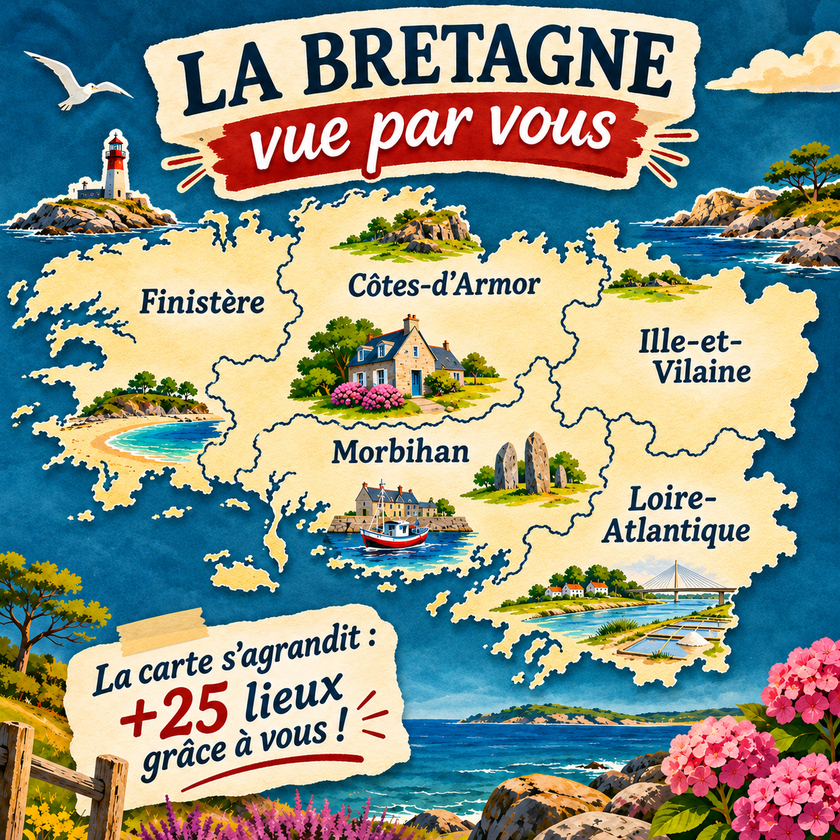
#> input picture bretagne/carte_vue_par_vous/fond_affiche.png, 840 x 840 px, shrunk from 1254 x 1254 before the run
$ python -i publish.py   (imports and definitions only)
#> lines starting #> are read from the running program, lines starting #| are printed output that depends on the picture
"""Publie sur la page Facebook les posts de la file d'attente (queue/) arrivés à échéance.

Chaque post est un fichier JSON dans queue/ :
{
  "publish_at": "2026-10-31T10:00:00+01:00",   # heure de publication (avec fuseau)
  "message": "Texte du post…",
  "image": "visuels/xxx.png",                   # optionnel : chemin dans le dépôt
  "link": "https://…"                            # optionnel : lien vers l'article source
}

Un post dont l'heure est à plus de 15 min est confié tout de suite au programmateur de
Facebook (il part dans scheduled/) : Facebook le publie à la minute près.
Après publication immédiate, le fichier part dans published/ avec l'identifiant du post Facebook.
Un post en retard de plus de MAX_RETARD_H heures n'est pas publié (il part dans skipped/),
pour ne jamais sortir un « jour de match » après le match.

Variables d'environnement : FB_PAGE_ID, FB_PAGE_TOKEN (secrets GitHub), DRY_RUN=1 pour tester.
Commentaire différé (ex. réponse d'un quiz) : un fichier de queue/ avec "comment_on" (nom du fichier
du post visé, ex. "2026-11-01T1000_quiz_x.json") et "message" est publié EN COMMENTAIRE sous ce
post à l'heure "publish_at" (Facebook ne programme pas les commentaires : le robot attend l'heure).

DOSSIER_PAGE (optionnel) : sous-dossier de la page (ex. « bretagne ») qui contient ses propres
queue/, published/, scheduled/, skipped/ et annuler/. Vide = dossiers à la racine (page Lens).
Les chemins d'image restent relatifs à la racine du dépôt.
"""
import datetime as dt
import json
import os
import pathlib
import sys
import urllib.error
import urllib.parse
import urllib.request
import uuid

API = "https://graph.facebook.com/v23.0"
ROOT = pathlib.Path(__file__).resolve().parent
BASE = ROOT / os.environ.get("DOSSIER_PAGE", "").strip()   # dossier propre à la page
QUEUE, PUBLISHED, SKIPPED = BASE / "queue", BASE / "published", BASE / "skipped"
SCHEDULED = BASE / "scheduled"   # posts confiés au programmateur de Facebook
ANNULER = BASE / "annuler"       # déposer ici un fichier du même nom pour annuler un post programmé
MAX_RETARD_H = 6
PROG_MIN = dt.timedelta(minutes=15)  # Facebook exige au moins 10 min d'avance
PROG_MAX = dt.timedelta(days=25)     # et au plus ~30 jours


# [36 lines left out: functions appel, telecharger, not called in this run]


def embellir(chemin):
    """Retouche douce d'une vraie photo (contraste, couleurs, netteté, légère chaleur).
    Si Pillow/numpy manquent ou en cas d'erreur, la photo d'origine est gardée."""
    try:
        import numpy as np
        from PIL import Image, ImageEnhance, ImageFilter
        im = Image.open(chemin).convert("RGB")
#> im is the input picture: PIL image 840x840 RGB; mean R, G, B 140.8, 148.4, 133.7
        a = np.asarray(im).astype(np.float32) / 255
        l = a.mean(2)
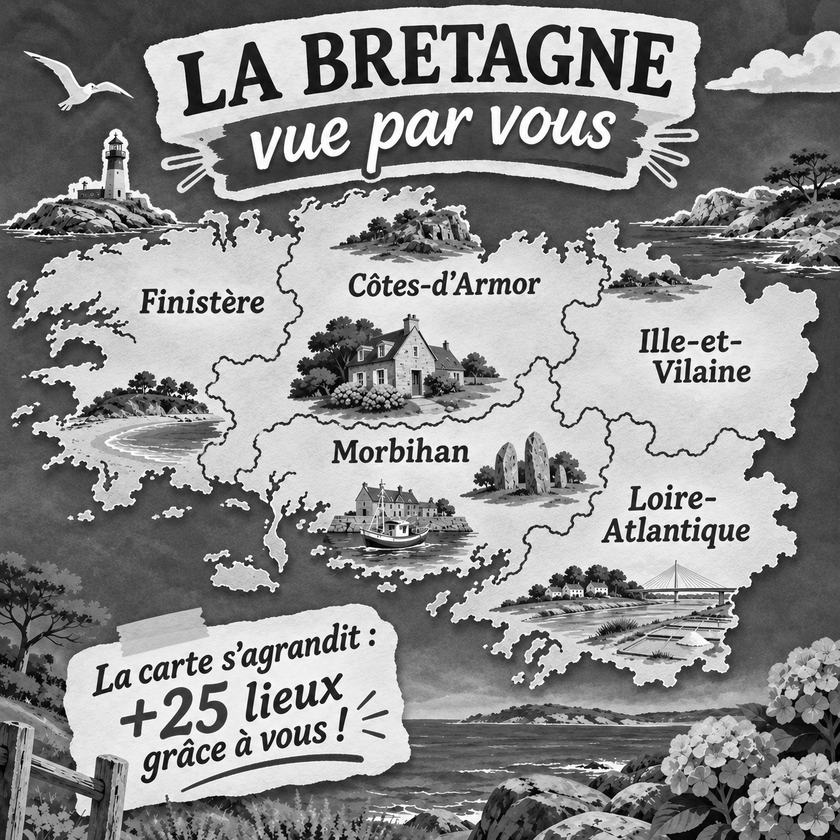
#> l: shape (840, 840) float32; min 0, max 1, mean 0.553
        lo, hi = np.percentile(l, 0.5), np.percentile(l, 99.7)
#> lo = 0.0444; hi = 0.997
        a = np.clip((a - lo) / max(hi - lo, 1e-3), 0, 1)   # niveaux
        a = 0.72 * a + 0.28 * (a * a * (3 - 2 * a))          # courbe en S douce
        a[..., 0] *= 1.02
        a[..., 2] *= 0.98                                    # légère chaleur
        im = Image.fromarray((np.clip(a, 0, 1) * 255).astype(np.uint8))
        im = ImageEnhance.Color(im).enhance(1.18)
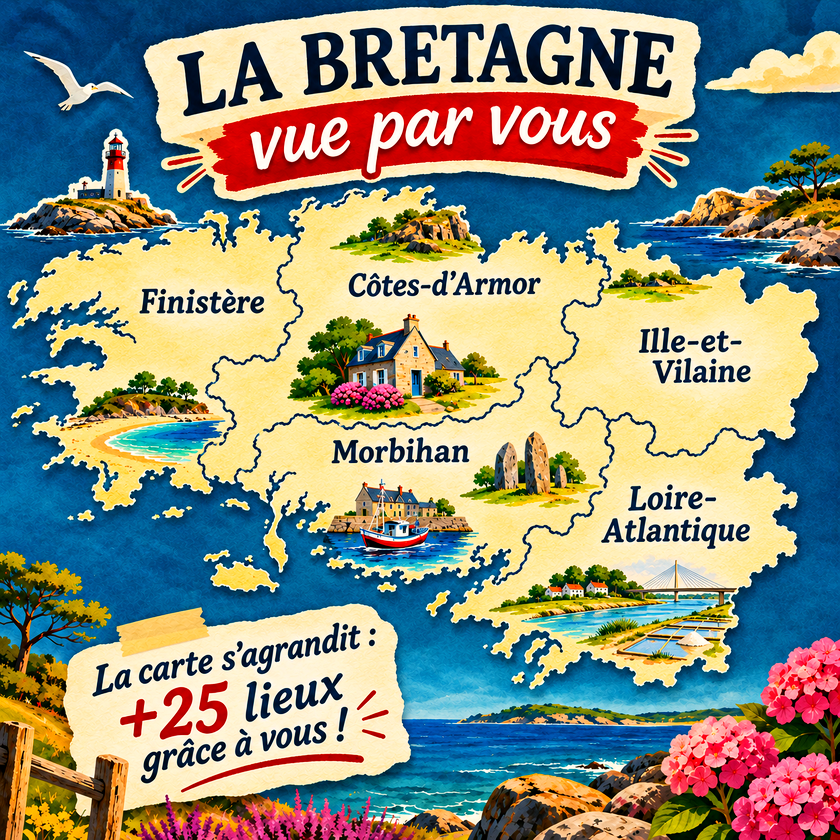
#> im: PIL image 840x840 RGB; mean R, G, B 140.7, 143.9, 126.2
        im = im.filter(ImageFilter.UnsharpMask(radius=1.6, percent=70, threshold=2))
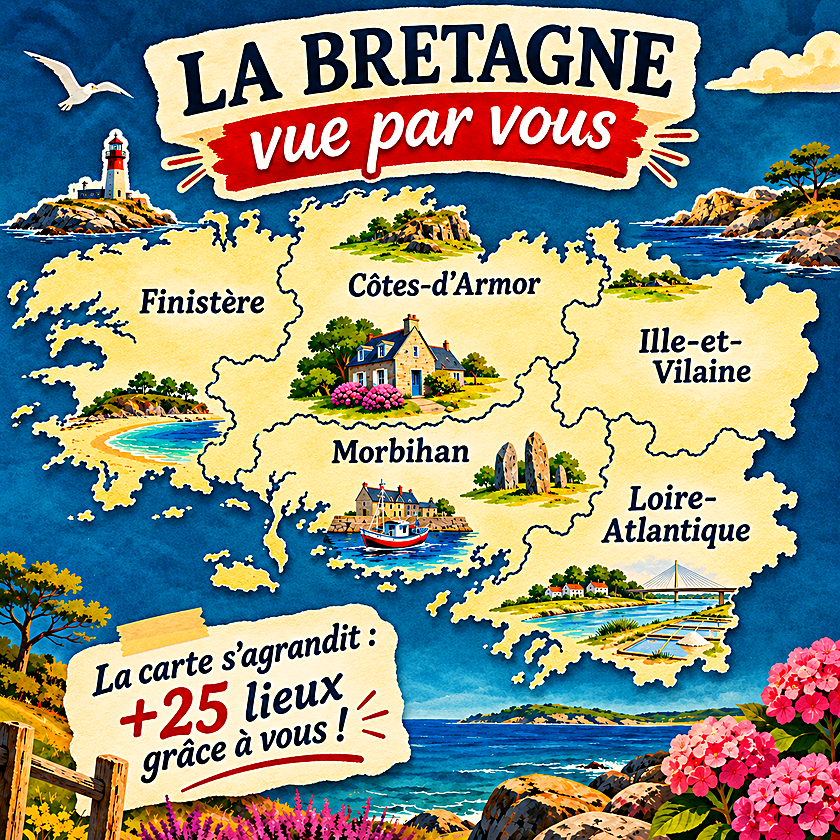
#> im: PIL image 840x840 RGB; mean R, G, B 140.5, 143.7, 127.1
        sortie = pathlib.Path(chemin).with_name("photo_retouchee.jpg")
        im.save(sortie, quality=92)
        print("Photo retouchée :", sortie.name)
        return sortie, True
    except Exception as e:
        print("Retouche ignorée :", e)
        return pathlib.Path(chemin), False


# [143 lines left out: functions publier, bravo, commenter, verifier, annuler, _cle and 1 more, not called in this run]


_DEJA = None


# [114 lines left out: functions deja_sur_facebook, main, not called in this run]


# [20 lines not run here, left out]

>>> result = embellir('bretagne/carte_vue_par_vous/fond_affiche.png')

$ run again, on bretagne/visuels/2026-11-01_quiz_plus-grande-ile.png
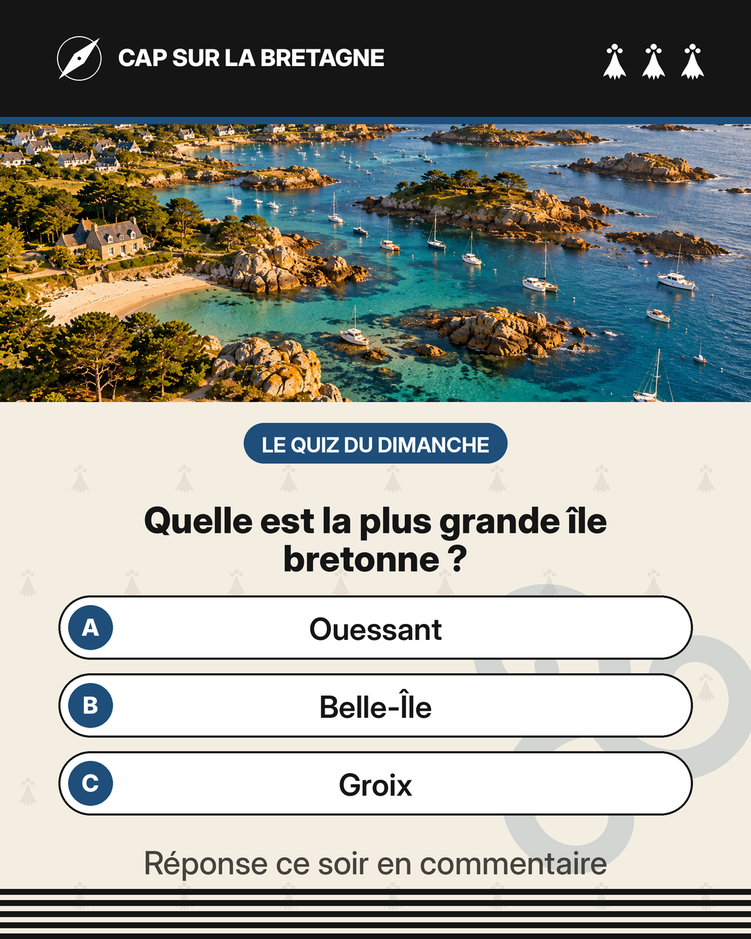
#> input picture bretagne/visuels/2026-11-01_quiz_plus-grande-ile.png, 751 x 939 px, shrunk from 1080 x 1350 before the run
#> in embellir, im is the input picture: PIL image 751x939 RGB; mean R, G, B 154.1, 156.3, 149
#> in embellir, `l = a.mean(2)`:
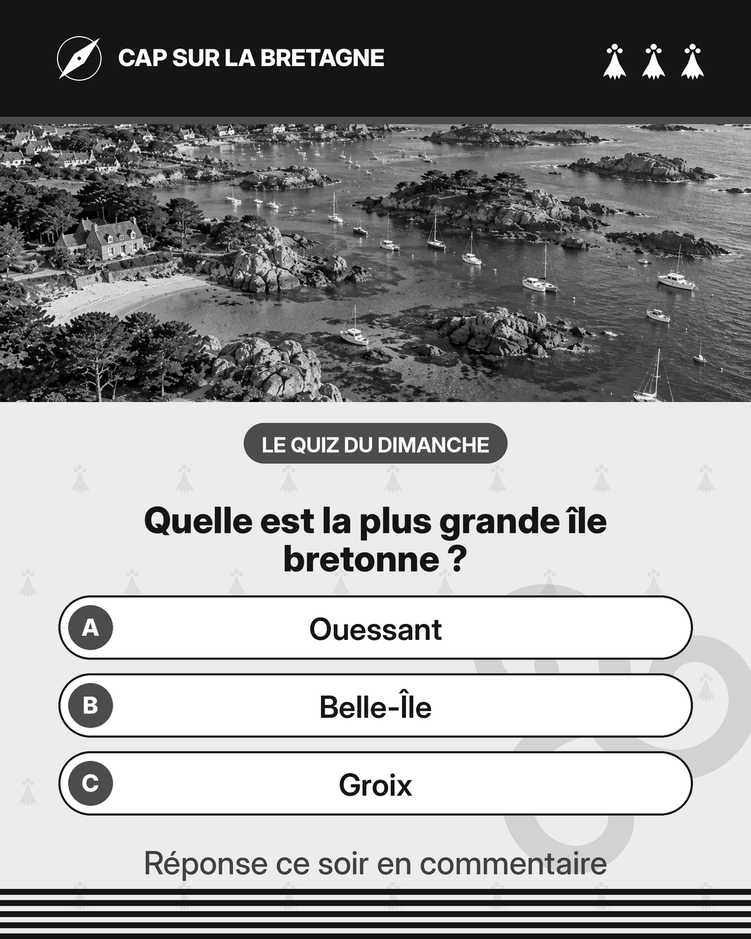
#> l: shape (939, 751) float32; min 0, max 1, mean 0.601
#> lo = 0; hi = 1
#> in embellir, `im = im.filter(ImageFilter.UnsharpMask(radius=1.6, percent=70, thresho..`:
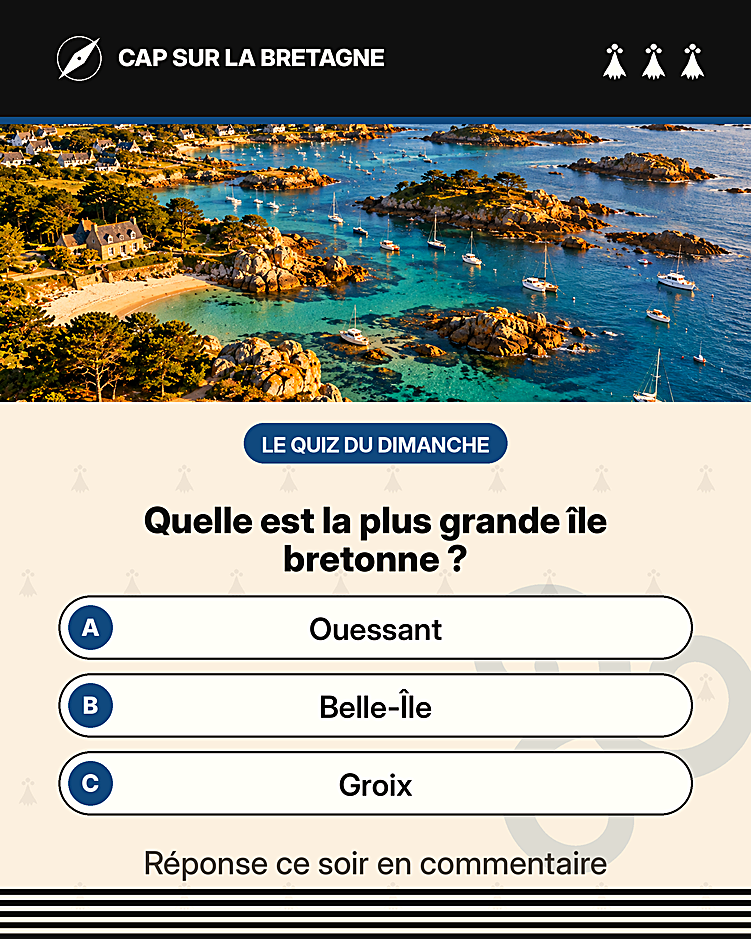
#> im: PIL image 751x939 RGB; mean R, G, B 154.3, 155.3, 145.4
